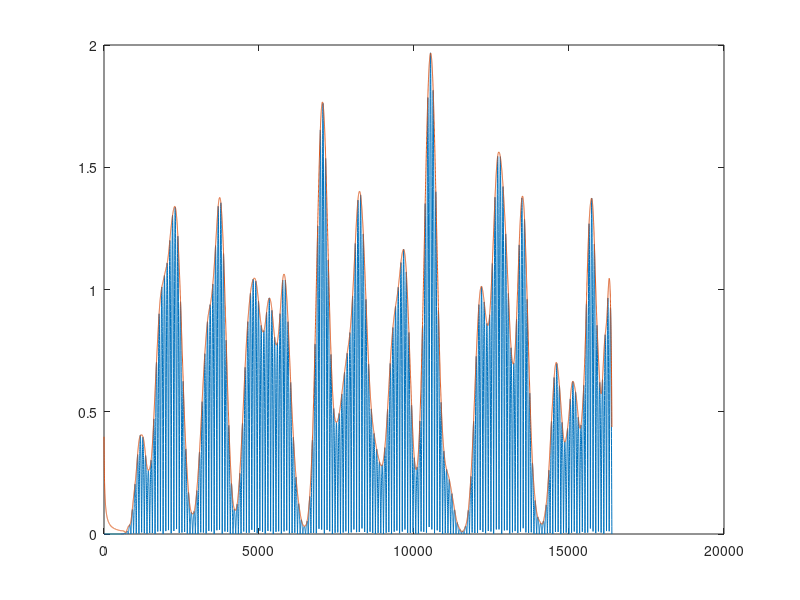

This figure's MATLAB source:
clear all;
close all;

y=load("line_example.txt");
env=load("envelope.txt");

x=0:16383;

figure(1)
plot(x,abs(y),x,env*2/16384);